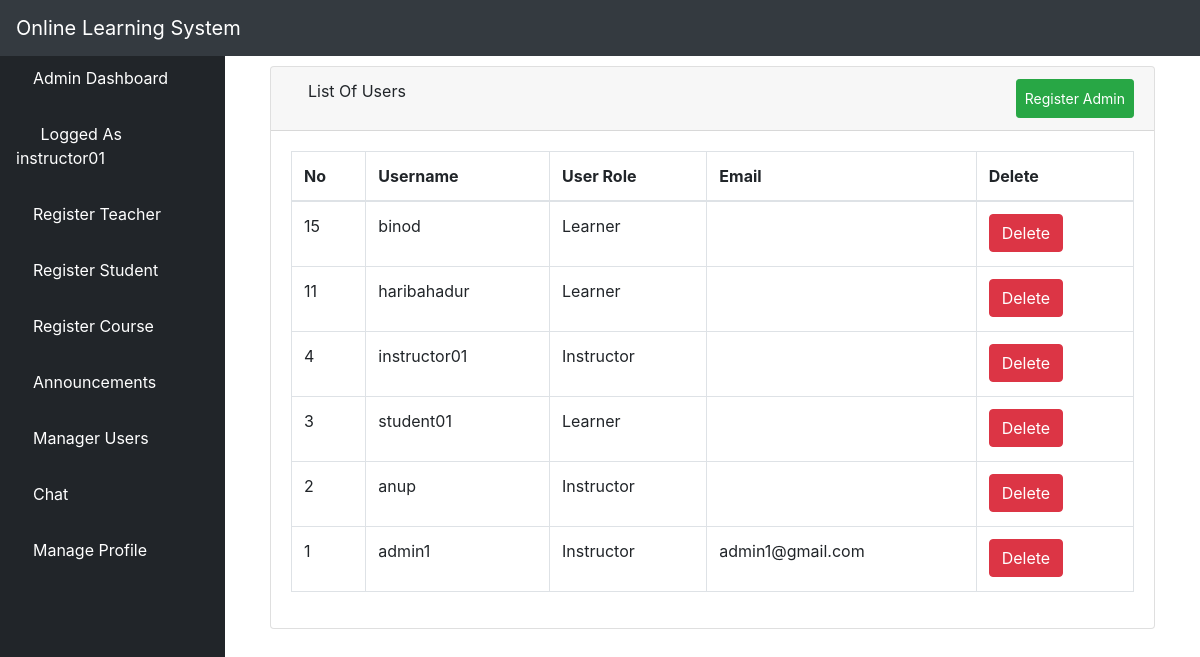
Screenshot of /aluser/ (signed in) with the database file from the repository.
### elearn/models.py (models this page shows)
class User(AbstractUser):
    is_learner = models.BooleanField(default=False)
    is_instructor = models.BooleanField(default=False)
    is_admin = models.BooleanField(default=False)

### elearn/views.py (the view)
# urls.py: path('aluser/', views.ListUserView.as_view(), name='aluser'),
class ListUserView(LoginRequiredMixin, ListView):
    model = User
    template_name = 'dashboard/admin/list_users.html'
    context_object_name = 'users'
    paginated_by = 10
    def get_queryset(self):
        return User.objects.order_by('-id')

### elearn/templates/dashboard/admin/list_users.html (shortened to what this page needs)
{% extends 'dashboard/admin/base.html' %}
{% block body %}
        <div class="container-fluid">
        <div class="row">
          <div class="col-12 mb-3">
          <div class="col-12 mb-3">
                <div id="content-wrapper">
        <div class="container-fluid">
            <div class="card mb-3">
                <div class="card-header">
                    <i class="fas fa-table"></i>
                    List Of Users
                    <a  class="btn btn-sm btn-success" href="{% url 'create_user_form' %}" style="padding: 8px; float: right;color: white;">Register Admin</a>
                </div>
                <div class="card-body">
                    <div class="table-responsive">
                        <table class="table table-bordered" id="dataTable" width="100%" cellspacing="0">
                            <thead>
                            <tr>
                                <th>No</th>
                                <th>Username</th>
                                <th>User Role</th>
                                <th>Email</th>
                                <th>Delete</th>
                            </tr>
                            </thead>
                            <tbody>
                        {% if users %}
                            {% for user in users %}
                                <tr>
                                    <td>{{ user.id }}</td>
                                    <td>{{ user.username }}</td>
                                    <td>{% if user.is_learner == True %}
                                      <p>Learner</p>
                                    {% elif user.is_admin == True %}
                                      <p>Admin</p>
                                    {% else %}
                                    <p>Instructor</p>
                                      {% endif %}
                                    </td>
                                    <td>{{ user.email }}</td>
        <td>
          <a href="{% url 'aduser' user.pk %}"><button type="button" class="btn btn-danger"> Delete</button></a></td>
                                </tr>
                            {% endfor %}
                        {% endif %}
                            </tbody>
                        </table>
                    </div>
                </div>
            </div>
        </div>
    </div>
          </div>
        </div>
      </div>
    </div>
{% endblock %}

### elearn/templates/dashboard/admin/base.html (shortened to what this page needs)
<!DOCTYPE html>
<html lang="en">
<head>
    {% load static %}
    <link href="{% static 'vendor/fontawesome-free/css/all.min.css' %}" rel="stylesheet" type="text/css">
    <link href="{% static 'vendor/datatables/dataTables.bootstrap4.css' %}" rel="stylesheet">
    <link href="{% static 'css/sb-admin.css' %}" rel="stylesheet">
</head>
<body id="page-top">
<nav class="navbar navbar-expand navbar-dark bg-dark fixed-top">
    <a class="navbar-brand mr-1 text-white" href="">Online Learning System</a>
    <button class="btn btn-link btn-sm text-white order-1 order-sm-0" id="sidebarToggle" href="#">
        <i class="fas fa-bars"></i>
    </button>
    <ul class="navbar-nav ml-auto ml-md-0">
        <li class="nav-item dropdown no-arrow">
            <a class="nav-link dropdown-toggle" href="#" id="userDropdown" role="button" data-toggle="dropdown" aria-haspopup="true" aria-expanded="false">
                <i class="fas fa-user-circle fa-fw text-primary"></i>
            </a>
        </li>
    </ul>
</nav>
<div id="wrapper" style="padding-top: 50px;">
<ul class="sidebar navbar-nav">
    <li class="nav-item active">
        <a class="nav-link" href="{% url 'dashboard' %}">
         <i class="fa fa-home" aria-hidden="true"></i>
            <span>Admin Dashboard</span>
        </a>
    </li>
    <li class="nav-item active">
        <a class="nav-link" href="">
            <i class="fas fa-user-circle fa-fw text-primary"></i>
            <span>Logged As {{ user.username }}</span>
        </a>
    </li>
    <li class="nav-item">
        <a class="nav-link" href="{% url 'isign' %}">
        <i class="fas fa-chalkboard-teacher"></i>
            <span style="color: white">Register Teacher</span>
        </a>
    </li>
     <li class="nav-item">
        <a class="nav-link" href="{% url 'addlearner' %}">
        <i class="fas fa-user-graduate"></i>
            <span style="color: white">Register Student</span>
        </a>
    </li>
    <li class="nav-item">
        <a class="nav-link" href="{% url 'course' %}">
        <i class="fas fa-book-reader"></i>
            <span style="color: white">Register Course</span>
        </a>
    </li>
    <li class="nav-item dropdown no-arrow">
                            <a class="nav-link dropdown-toggle" data-toggle="dropdown" aria-haspopup="true" aria-expanded="false" href="">
        <i class="fas fa-bell"></i>
            <span style="color: white">Announcements</span>
        </a>
        </li>
    <li class="nav-item">
        <a class="nav-link" href="{% url 'aluser' %}">
            <i class="fas fa-users"></i>
            <span style="color: white">Manager Users</span>
        </a>
    </li>
    <li class="nav-item">
        <a class="nav-link" href="{% url 'chat-admin' %}">
            <i class="fas fa-sms" aria-hidden="true"></i>
            <span style="color: white">Chat</span>
        </a>
    </li>
    <li class="nav-item dropdown no-arrow">
                            <a class="nav-link dropdown-toggle" data-toggle="dropdown" aria-haspopup="true" aria-expanded="false" href="">
            <i class="fas fa-user"></i>
            <span style="color: white">Manage Profile</span>
        </a>
        </li>
</ul>
    {% block body %}{% endblock %}
</div>

### rows the page displays
User: username "instructor01", id "4", is_learner "Instructor"
User: id "15", username "binod", is_learner "Learner"
User: id "11", username "haribahadur", is_learner "Learner"
User: id "3", username "student01", is_learner "Learner"
User: id "2", username "anup", is_learner "Instructor"
User: id "1", username "admin1", is_learner "Instructor", email "admin1@gmail.com"
